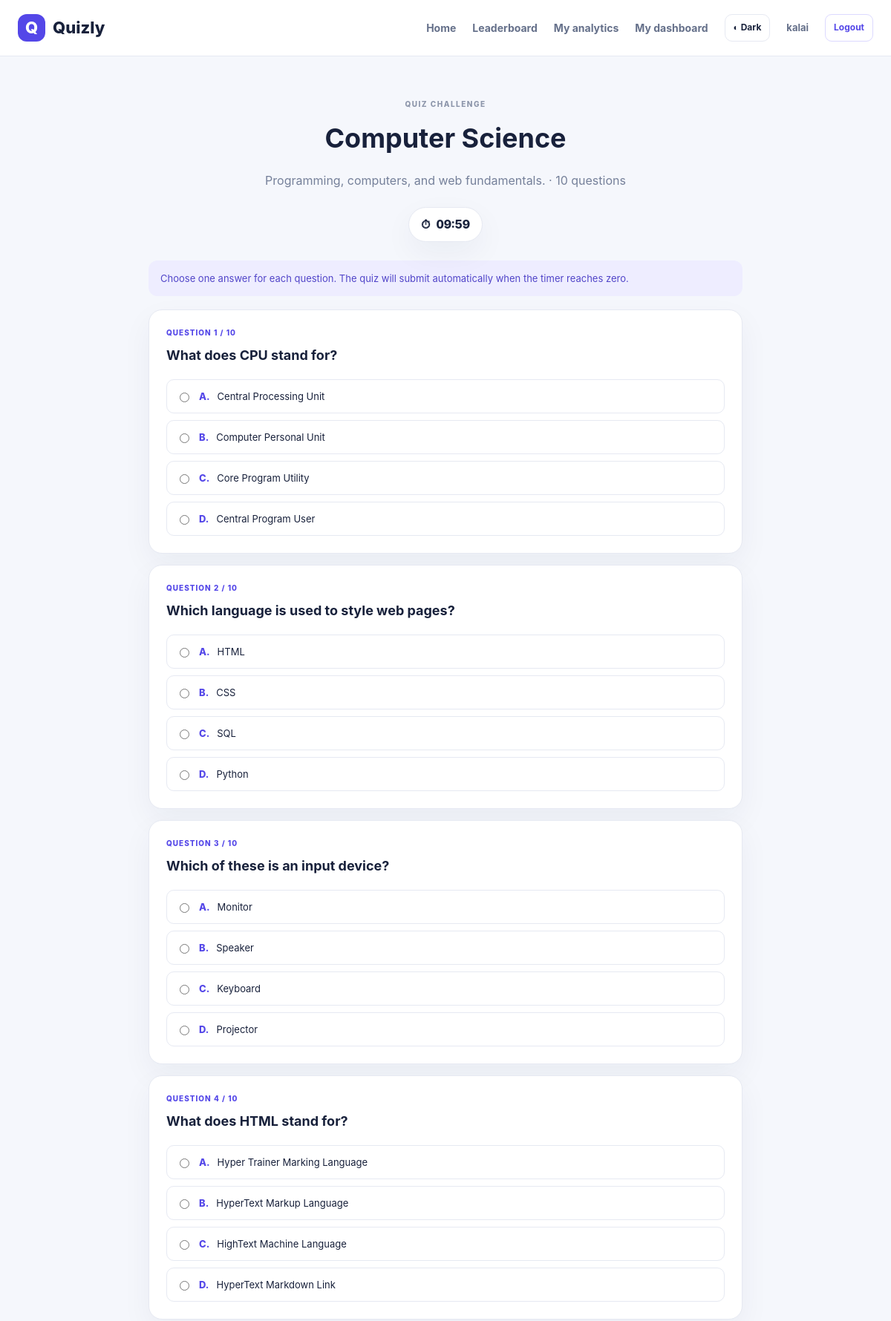
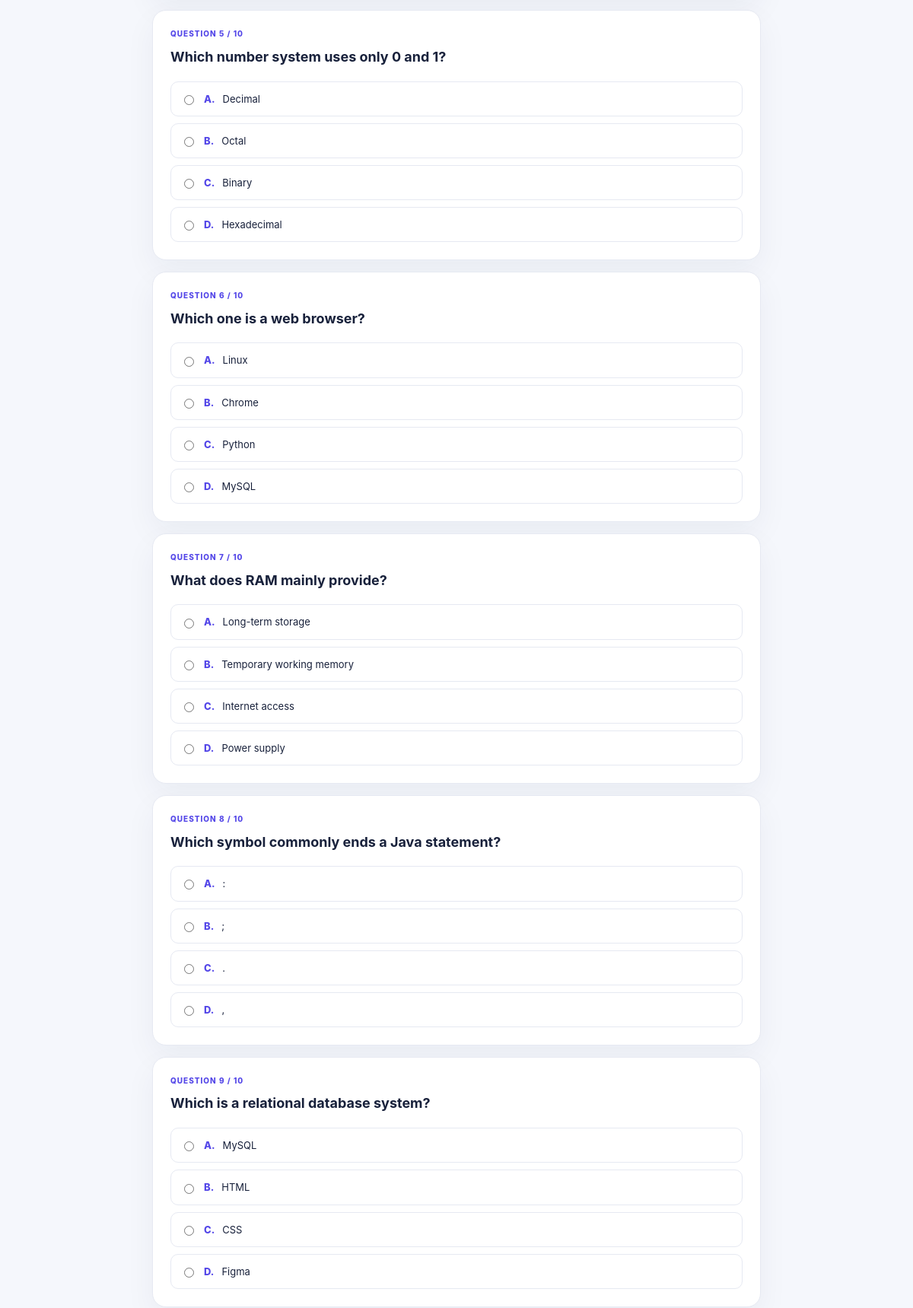
Page /quiz/2 (signed in, upper part) on the committed database (2 pictures, top to bottom).
### tables this page shows
CREATE TABLE quizzes (
      id INTEGER PRIMARY KEY AUTOINCREMENT,
      title TEXT NOT NULL, description TEXT DEFAULT '',
      created_at TEXT NOT NULL
    , timer_minutes INTEGER NOT NULL DEFAULT 10);

CREATE TABLE questions (
      id INTEGER PRIMARY KEY AUTOINCREMENT,
      quiz_id INTEGER NOT NULL REFERENCES quizzes(id) ON DELETE CASCADE,
      question TEXT NOT NULL, option_a TEXT NOT NULL, option_b TEXT NOT NULL,
      option_c TEXT NOT NULL, option_d TEXT NOT NULL, correct_option INTEGER NOT NULL CHECK(correct_option BETWEEN 0 AND 3)
    , explanation TEXT NOT NULL DEFAULT '');

### app.py (the view, shortened to what this page needs)
@app.route("/quiz/<int:quiz_id>", methods=["GET", "POST"])
@login_required("participant")
def take_quiz(quiz_id):
    con = db()
    quiz = con.execute("SELECT * FROM quizzes WHERE id=?", (quiz_id,)).fetchone()
    if not quiz:
        con.close()
        abort(404)
    questions = con.execute("SELECT * FROM questions WHERE quiz_id=? ORDER BY id", (quiz_id,)).fetchall()
    timer_key = f"quiz_started_{quiz_id}"
    con.close()
    session.setdefault(timer_key, time.time())
    return render_template("take_quiz.html", quiz=quiz, questions=questions, time_limit=int(quiz["timer_minutes"] or 10) * 60)

### app.py (called while the page is built)
def db():
    con = sqlite3.connect(DB_PATH)
    con.row_factory = sqlite3.Row
    con.execute("PRAGMA foreign_keys = ON")
    return con

def login_required(role=None):
    def decorator(fn):
        @wraps(fn)
        def wrapped(*args, **kwargs):
            if not session.get("user_id"):
                flash("Please log in first.", "warning")
                return redirect(url_for("login"))
            if role and session.get("role") != role:
                abort(403)
            return fn(*args, **kwargs)
        return wrapped
    return decorator

@app.context_processor
def common_context():
    return {"current_user": session.get("name"), "current_role": session.get("role")}

### templates/take_quiz.html (shortened to what this page needs)
{% extends "base.html" %}{% block title %}{{ quiz.title }}{% endblock %}{% block content %}<div class="quiz-header"><span class="eyebrow">QUIZ CHALLENGE</span><h1>{{ quiz.title }}</h1><p class="muted">{{ quiz.description }} · {{ questions|length }} questions</p><div class="timer-pill" id="quizTimer" data-seconds="{{ time_limit }}">⏱ <span id="timerText">Loading timer…</span></div></div>{% if questions %}<form method="post" class="quiz-form" id="quizForm"><div class="quiz-tip">Choose one answer for each question. The quiz will submit automatically when the timer reaches zero.</div>{% for q in questions %}<section class="card question-block"><div class="question-label">QUESTION {{ loop.index }} / {{ questions|length }}</div><h3>{{ q.question }}</h3><div class="option-list">{% for opt in [q.option_a,q.option_b,q.option_c,q.option_d] %}<label class="option"><input type="radio" name="q{{ q.id }}" value="{{ loop.index0 }}"><span>{{ ['A','B','C','D'][loop.index0] }}.</span>{{ opt }}</label>{% endfor %}</div></section>{% endfor %}<button class="btn submit-quiz" type="submit" id="submitQuiz">Submit quiz and view review →</button></form>{% else %}<div class="card">This quiz has no questions yet.</div>{% endif %}{% endblock %}

### static/style.css (style rules this page uses)
:root { --bg:#f5f7fc;--card:#fff;--ink:#18213b;--muted:#75809a;--primary:#5447e8;--primary2:#766cf5;--line:#e6e9f2;--soft:#f0efff;--green:#15966a;--shadow:0 15px 40px #1b28500d }
* { box-sizing:border-box }
body { margin:0;background:var(--bg);font-family:Inter,Segoe UI,Arial,sans-serif;color:var(--ink);line-height:1.55 }
.eyebrow { color:#8d96ab;font-size:10px;font-weight:850;letter-spacing:1.5px }
.muted { color:var(--muted) }
.card,.stat,.form-card,.table-wrap { background:var(--card);border:1px solid var(--line);border-radius:18px;box-shadow:var(--shadow) }
.quiz-header { text-align:center;padding:18px 0 25px }
.quiz-header h1 { font-size:36px;margin:8px 0 }
.quiz-form { max-width:800px;margin:auto }
.quiz-tip { background:#eeedff;color:#5145c9;padding:14px 16px;border-radius:12px;font-size:13px;margin-bottom:18px }
.question-block { padding:23px;margin:15px 0 }
.question-label { font-size:10px;letter-spacing:1px;font-weight:850;color:var(--primary) }
.question-block h3 { font-size:18px;margin:8px 0 18px }
.option-list { display:grid;gap:9px }
.option { display:flex;gap:10px;align-items:center;padding:12px;border:1px solid var(--line);border-radius:10px;cursor:pointer;font-size:13px }
.option input { accent-color:var(--primary) }
.option span { font-weight:800;color:var(--primary) }
.timer-pill { display:inline-flex;gap:8px;align-items:center;margin-top:8px;padding:10px 16px;border:1px solid var(--line);border-radius:999px;background:var(--card);font-weight:850;font-variant-numeric:tabular-nums;box-shadow:var(--shadow) }

### rows in the picture
quizzes: title "Computer Science", description "Programming, computers, and web fundamentals."
questions: questions "10", question "What does CPU stand for?", index0 "A", option_a "Central Processing Unit", index0 "B", option_b "Computer Personal Unit", index0 "C", option_c "Core Program Utility", index0 "D", option_d "Central Program User"
questions: questions "10", question "Which language is used to style web pages?", index0 "A", option_a "HTML", index0 "B", option_b "CSS", index0 "C", option_c "SQL", index0 "D", option_d "Python"
questions: questions "10", question "Which of these is an input device?", index0 "A", option_a "Monitor", index0 "B", option_b "Speaker", index0 "C", option_c "Keyboard", index0 "D", option_d "Projector"
questions: questions "10", question "What does HTML stand for?", index0 "A", option_a "Hyper Trainer Marking Language", index0 "B", option_b "HyperText Markup Language", index0 "C", option_c "HighText Machine Language", index0 "D", option_d "HyperText Markdown Link"
questions: questions "10", question "Which number system uses only 0 and 1?", index0 "A", option_a "Decimal", index0 "B", option_b "Octal", index0 "C", option_c "Binary", index0 "D", option_d "Hexadecimal"
questions: questions "10", question "Which one is a web browser?", index0 "A", option_a "Linux", index0 "B", option_b "Chrome", index0 "C", option_c "Python", index0 "D", option_d "MySQL"
questions: questions "10", question "What does RAM mainly provide?", index0 "A", option_a "Long-term storage", index0 "B", option_b "Temporary working memory", index0 "C", option_c "Internet access", index0 "D", option_d "Power supply"
questions: questions "10", question "Which symbol commonly ends a Java statement?", index0 "A" "B" "C" "D", option_d ":" ";" "." ","
questions: questions "10", question "Which is a relational database system?", index0 "A", option_a "MySQL", index0 "B", option_b "HTML", index0 "C", option_c "CSS", index0 "D", option_d "Figma"

### other values in the picture
{{ current_user }} "kalai"
{{ questions|length }} "10"
